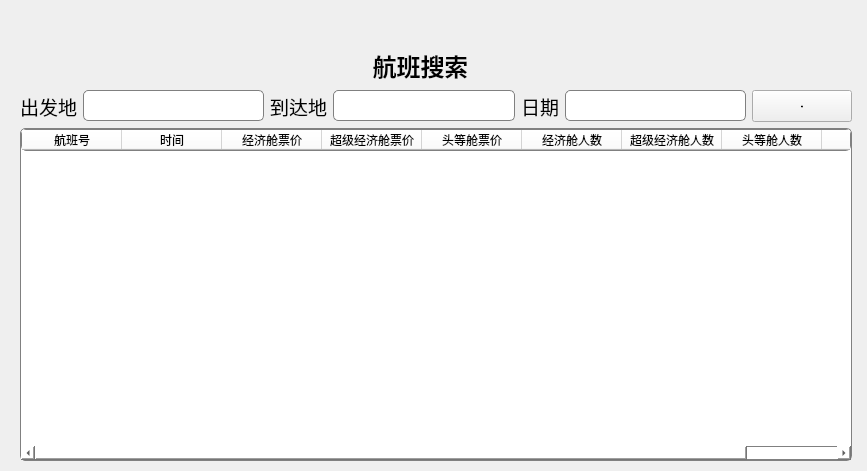
<?xml version="1.0" encoding="UTF-8"?>
<ui version="4.0">
 <class>flight_search</class>
 <widget class="QWidget" name="flight_search">
  <property name="geometry">
   <rect>
    <x>0</x>
    <y>0</y>
    <width>867</width>
    <height>471</height>
   </rect>
  </property>
  <property name="windowTitle">
   <string>航班搜索</string>
  </property>
  <property name="styleSheet">
   <string notr="true">#flight_search{background-image: url(:/Image/Imageres/Bookings.jpg);}</string>
  </property>
  <widget class="QLabel" name="labelBackground">
   <property name="geometry">
    <rect>
     <x>-10</x>
     <y>-60</y>
     <width>900</width>
     <height>600</height>
    </rect>
   </property>
   <property name="styleSheet">
    <string notr="true"> 
background-image: url(:/Imageres/airBg.jpeg);</string>
   </property>
  </widget>
  <widget class="QLabel" name="labelTitle">
   <property name="geometry">
    <rect>
     <x>360</x>
     <y>50</y>
     <width>121</width>
     <height>30</height>
    </rect>
   </property>
   <property name="font">
    <font>
     <pointsize>18</pointsize>
     <bold>true</bold>
    </font>
   </property>
   <property name="text">
    <string>航班搜索</string>
   </property>
   <property name="alignment">
    <set>Qt::AlignmentFlag::AlignCenter</set>
   </property>
  </widget>
  <widget class="QPushButton" name="ReturnButton">
   <property name="geometry">
    <rect>
     <x>20</x>
     <y>30</y>
     <width>31</width>
     <height>31</height>
    </rect>
   </property>
   <property name="styleSheet">
    <string notr="true">QPushButton#ReturnButton{
	image: url(:/Image/Imageres/back.png);
    background: transparent; /* 背景透明 */
    border: none; /* 移除边框 */
}</string>
   </property>
   <property name="text">
    <string/>
   </property>
  </widget>
  <widget class="QWidget" name="layoutWidget">
   <property name="geometry">
    <rect>
     <x>20</x>
     <y>90</y>
     <width>832</width>
     <height>371</height>
    </rect>
   </property>
   <layout class="QVBoxLayout" name="verticalLayout">
    <item>
     <layout class="QHBoxLayout" name="horizontalLayout">
      <item>
       <widget class="QLabel" name="labelTakeoff">
        <property name="font">
         <font>
          <pointsize>14</pointsize>
         </font>
        </property>
        <property name="text">
         <string>出发地</string>
        </property>
        <property name="alignment">
         <set>Qt::AlignmentFlag::AlignRight|Qt::AlignmentFlag::AlignTrailing|Qt::AlignmentFlag::AlignVCenter</set>
        </property>
       </widget>
      </item>
      <item>
       <widget class="QLineEdit" name="lineEditChu">
        <property name="font">
         <font>
          <pointsize>14</pointsize>
         </font>
        </property>
        <property name="styleSheet">
         <string notr="true">border: 1px solid gray; border-radius: 5px; padding: 2px;</string>
        </property>
       </widget>
      </item>
      <item>
       <widget class="QLabel" name="labelArrival">
        <property name="font">
         <font>
          <pointsize>14</pointsize>
         </font>
        </property>
        <property name="text">
         <string>到达地</string>
        </property>
        <property name="alignment">
         <set>Qt::AlignmentFlag::AlignRight|Qt::AlignmentFlag::AlignTrailing|Qt::AlignmentFlag::AlignVCenter</set>
        </property>
       </widget>
      </item>
      <item>
       <widget class="QLineEdit" name="lineEditDao">
        <property name="font">
         <font>
          <pointsize>14</pointsize>
         </font>
        </property>
        <property name="styleSheet">
         <string notr="true">border: 1px solid gray; border-radius: 5px; padding: 2px;</string>
        </property>
       </widget>
      </item>
      <item>
       <widget class="QLabel" name="labelDate">
        <property name="font">
         <font>
          <pointsize>14</pointsize>
         </font>
        </property>
        <property name="text">
         <string>日期</string>
        </property>
        <property name="alignment">
         <set>Qt::AlignmentFlag::AlignRight|Qt::AlignmentFlag::AlignTrailing|Qt::AlignmentFlag::AlignVCenter</set>
        </property>
       </widget>
      </item>
      <item>
       <widget class="QLineEdit" name="lineEditDate">
        <property name="font">
         <font>
          <pointsize>14</pointsize>
         </font>
        </property>
        <property name="styleSheet">
         <string notr="true">border: 1px solid gray; border-radius: 5px; padding: 2px;</string>
        </property>
       </widget>
      </item>
      <item>
       <widget class="QPushButton" name="pushButton">
        <property name="minimumSize">
         <size>
          <width>100</width>
          <height>32</height>
         </size>
        </property>
        <property name="font">
         <font>
          <pointsize>-1</pointsize>
          <bold>true</bold>
         </font>
        </property>
        <property name="styleSheet">
         <string notr="true">QPushButton{border-radius:4px;background:#409eff;color:white;font-size:14px}
QPushButton:hover {
         background-color: #ADD8E6;&quot;        /* 悬停时背景颜色 */
        }</string>
        </property>
        <property name="text">
         <string>搜索</string>
        </property>
       </widget>
      </item>
     </layout>
    </item>
    <item>
     <widget class="QTableWidget" name="tableWidget">
      <property name="styleSheet">
       <string notr="true">background-color: white; border: 1px solid gray; border-radius: 5px;</string>
      </property>
      <property name="rowCount">
       <number>0</number>
      </property>
      <property name="columnCount">
       <number>9</number>
      </property>
      <column>
       <property name="text">
        <string>航班号</string>
       </property>
      </column>
      <column>
       <property name="text">
        <string>时间</string>
       </property>
      </column>
      <column>
       <property name="text">
        <string>经济舱票价</string>
       </property>
      </column>
      <column>
       <property name="text">
        <string>超级经济舱票价</string>
       </property>
      </column>
      <column>
       <property name="text">
        <string>头等舱票价</string>
       </property>
      </column>
      <column>
       <property name="text">
        <string>经济舱人数</string>
       </property>
      </column>
      <column>
       <property name="text">
        <string>超级经济舱人数</string>
       </property>
      </column>
      <column>
       <property name="text">
        <string>头等舱人数</string>
       </property>
      </column>
      <column>
       <property name="text">
        <string>操作</string>
       </property>
      </column>
     </widget>
    </item>
   </layout>
  </widget>
 </widget>
 <resources/>
 <connections/>
</ui>
